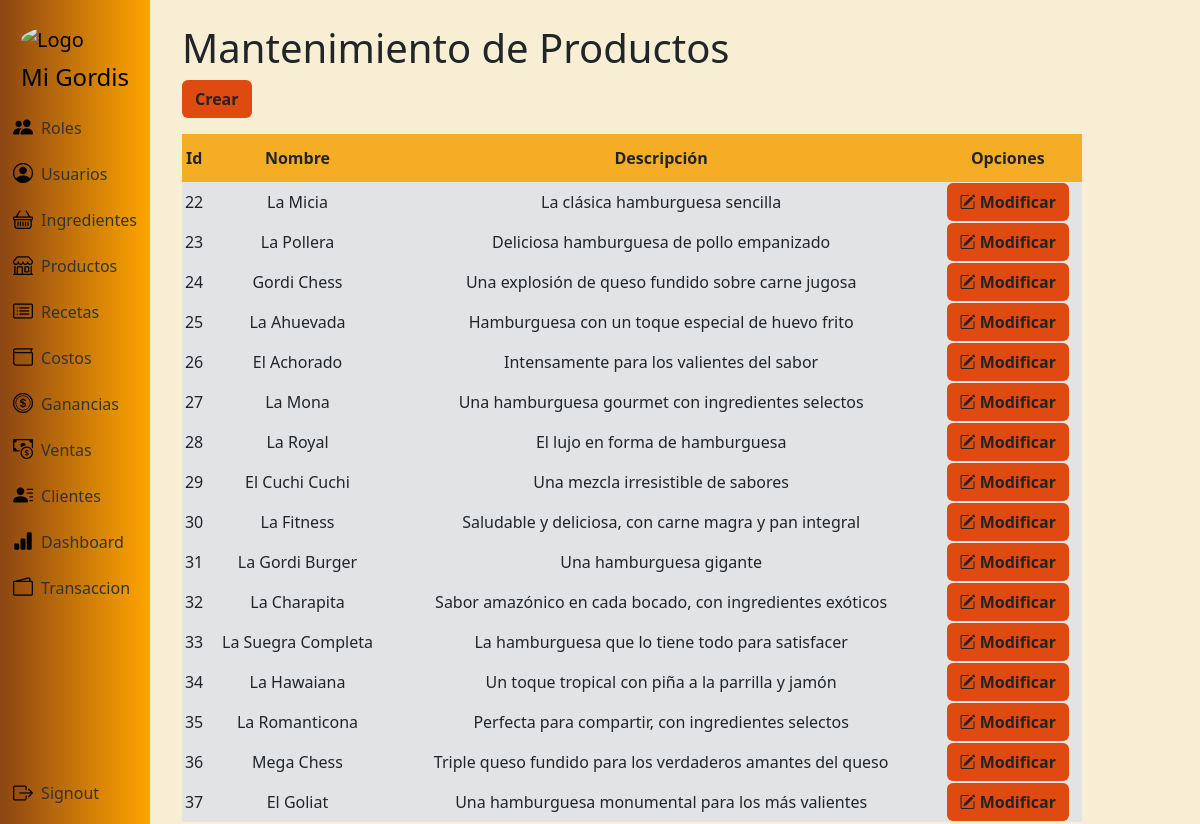
Page /productos/ (signed in) on the committed database.
### app/models.py (models this page shows, shortened)
class Producto(models.Model):
    id_producto = models.AutoField(primary_key=True)
    nombre_producto = models.CharField(max_length=100)
    descripcion = models.TextField(blank=True, null=True)

### app/views.py (the view)
# urls.py: path("productos/", views.productos, name="productos"),
@login_required
def productos(request):
    productos = Producto.objects.all()
    contexto = {"productos": productos}
    return render(request, "producto/producto.html", contexto)

### app/templates/producto/producto.html
{% extends 'layouts/base.html' %}
{% block content %}
<h1>Mantenimiento de Productos</h1>
<a class="btn btn-color fw-bold mb-3" href="{% url 'producto_crear' %}" role="button">Crear</a>
<table class="tb">
  <thead class="encabezado-tabla fw-bold">
    <tr>
      <td scope="col">Id</td>
      <td scope="col">Nombre</td>
      <td scope="col">Descripción</td>
      <th colspan="2">Opciones</th>
    </tr>
  </thead>
  <tbody class="bg-secondary-subtle">
    {% for producto in productos %}
    <tr>
        <td>{{ producto.id_producto }}</td>
        <td>{{ producto.nombre_producto }}</td>
        <td>{{ producto.descripcion }}</td>
        <td><a class="btn btn-color btn-m fw-bold" href="{% url 'producto_modificar' producto.id_producto %}" role="button">
          <i class="bi bi-pencil-square"></i>
          Modificar
        </a></td>
    </tr>
    {% endfor %}
  </tbody>
</table>
{% endblock %}

### app/static/css/styles.css (style rules this page uses)
.tb { width: 900px; text-align: center; }
.encabezado-tabla { background-color: #f5ad25; height: 3em; }
.btn-color { background-color: #df4a10; color: #242424; }

### app/templates/layouts/base.html (style rules this page uses)
html, body { height: 100%; margin: 0; padding: 0; }
body { background-color: #f8eed4; background-size: cover; background-repeat: no-repeat; background-position: center; background-attachment: fixed; padding-left: 170px; }

### rows in the picture
Producto: id_producto "22", nombre_producto "La Micia", descripcion "La clásica hamburguesa sencilla"
Producto: id_producto "23", nombre_producto "La Pollera", descripcion "Deliciosa hamburguesa de pollo empanizado"
Producto: id_producto "24", nombre_producto "Gordi Chess", descripcion "Una explosión de queso fundido sobre carne jugosa"
Producto: id_producto "25", nombre_producto "La Ahuevada", descripcion "Hamburguesa con un toque especial de huevo frito"
Producto: id_producto "26", nombre_producto "El Achorado", descripcion "Intensamente para los valientes del sabor"
Producto: id_producto "27", nombre_producto "La Mona", descripcion "Una hamburguesa gourmet con ingredientes selectos"
Producto: id_producto "28", nombre_producto "La Royal", descripcion "El lujo en forma de hamburguesa"
Producto: id_producto "29", nombre_producto "El Cuchi Cuchi", descripcion "Una mezcla irresistible de sabores"
Producto: id_producto "30", nombre_producto "La Fitness", descripcion "Saludable y deliciosa, con carne magra y pan integral"
Producto: id_producto "31", nombre_producto "La Gordi Burger", descripcion "Una hamburguesa gigante"
Producto: id_producto "32", nombre_producto "La Charapita", descripcion "Sabor amazónico en cada bocado, con ingredientes exóticos"
Producto: id_producto "33", nombre_producto "La Suegra Completa", descripcion "La hamburguesa que lo tiene todo para satisfacer"
Producto: id_producto "34", nombre_producto "La Hawaiana", descripcion "Un toque tropical con piña a la parrilla y jamón"
Producto: id_producto "35", nombre_producto "La Romanticona", descripcion "Perfecta para compartir, con ingredientes selectos"
Producto: id_producto "36", nombre_producto "Mega Chess", descripcion "Triple queso fundido para los verdaderos amantes del queso"
Producto: id_producto "37", nombre_producto "El Goliat", descripcion "Una hamburguesa monumental para los más valientes"
